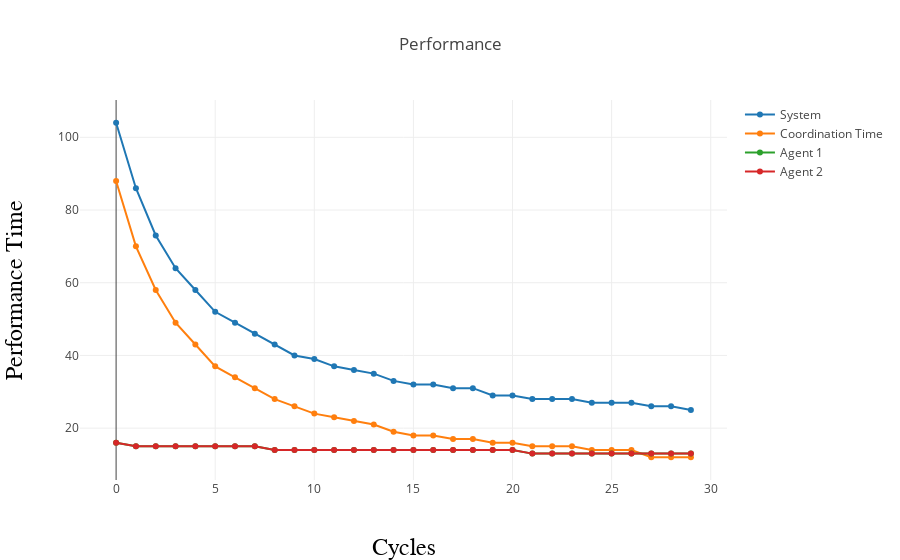

The notebook cell saved with this chart:
### Markdown cell above
We can now analyse the results for each case.

We begin by considering the scenario with low task variety, and a good relationship between the agents.

### Code cell
# Low task variety, good relationship
print("Total time dedicated to the completion of this task: ", end='')
lg_time = my_workplace_lg.get_sum_perf_time()
print(lg_time)

my_workplace_lg.plot_performance()
my_workplace_lg.plot_frustration()

### Figure 1 — Plotly figure (JSON) as saved in the notebook; plotly's stock layout.template omitted (floating-point values rounded to 4 significant figures)
{"data": [{"mode": "lines+markers", "name": "System", "type": "scatter", "uid": "10c3b9af-d161-420a-bb14-6bd302338adf", "x": [0, 1, 2, 3, 4, 5, 6, 7, 8, 9, 10, 11, 12, 13, 14, 15, 16, 17, 18, 19, 20, 21, 22, 23, 24, 25, 26, 27, 28, 29], "y": [104, 86, 73, 64, 58, 52, 49, 46, 43, 40, 39, 37, 36, 35, 33, 32, 32, 31, 31, 29, 29, 28, 28, 28, 27, 27, 27, 26, 26, 25]}, {"mode": "lines+markers", "name": "Coordination Time", "type": "scatter", "uid": "b275c5b1-b364-43cd-857d-6c4b6d8b139b", "x": [0, 1, 2, 3, 4, 5, 6, 7, 8, 9, 10, 11, 12, 13, 14, 15, 16, 17, 18, 19, 20, 21, 22, 23, 24, 25, 26, 27, 28, 29], "y": [88, 70, 58, 49, 43, 37, 34, 31, 28, 26, 24, 23, 22, 21, 19, 18, 18, 17, 17, 16, 16, 15, 15, 15, 14, 14, 14, 12, 12, 12]}, {"mode": "lines+markers", "name": "Agent 1", "type": "scatter", "uid": "d828af18-d9ad-4968-adc7-93fd6078b8b3", "x": [0, 1, 2, 3, 4, 5, 6, 7, 8, 9, 10, 11, 12, 13, 14, 15, 16, 17, 18, 19, 20, 21, 22, 23, 24, 25, 26, 27, 28, 29], "y": [16, 15, 15, 15, 15, 15, 15, 15, 14, 14, 14, 14, 14, 14, 14, 14, 14, 14, 14, 14, 14, 13, 13, 13, 13, 13, 13, 13, 13, 13]}, {"mode": "lines+markers", "name": "Agent 2", "type": "scatter", "uid": "64765309-0e79-44a6-ba77-e2072354b555", "x": [0, 1, 2, 3, 4, 5, 6, 7, 8, 9, 10, 11, 12, 13, 14, 15, 16, 17, 18, 19, 20, 21, 22, 23, 24, 25, 26, 27, 28, 29], "y": [16, 15, 15, 15, 15, 15, 15, 15, 14, 14, 14, 14, 14, 14, 14, 14, 14, 14, 14, 14, 14, 13, 13, 13, 13, 13, 13, 13, 13, 13]}], "layout": {"title": "Performance", "xaxis": {"title": "Cycles", "titlefont": {"color": "black", "family": "Arial, sans-serif", "size": 24}}, "yaxis": {"title": "Performance Time", "titlefont": {"color": "black", "family": "Arial, sans-serif", "size": 24}}}}
